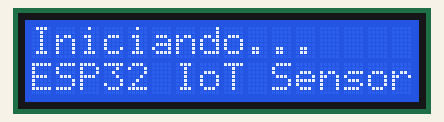
This program was run on a simulated ESP32. On the bench: 16×2 character LCD. WiFi joins after 1.5 s; servers stay silent unless stated; uploads are accepted with an empty reply; what the program prints to the serial monitor is not drawn.

Above: at 2.2 s.
At 5.2 s:
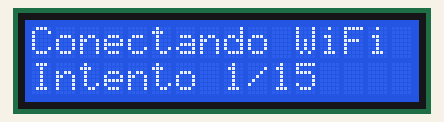
At 6.2 s:
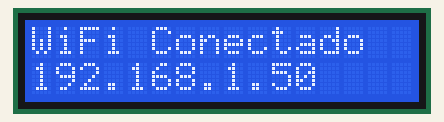
At 9.5 s:
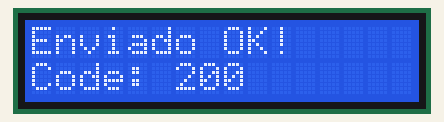
At 22.93 s:
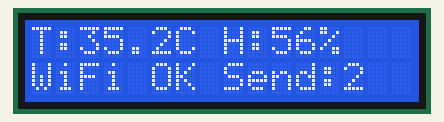
At 38.2 s:
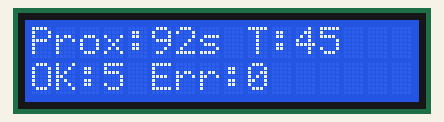

Measured:
- what the display in image 0 shows lasts 2.0 s, from 2.1 s to 4.1 s
- what the display in image 1 shows lasts 1.1 s, from 5.1 s to 6.2 s
- what the display in image 2 shows lasts 3.0 s, from 6.2 s to 9.2 s
- what the display in image 3 shows lasts 1.5 s, from 9.5 s to 11.0 s

The program:

main.cpp
```cpp
#include <WiFi.h>
#include <HTTPClient.h>
#include <DHT.h>
#include <LiquidCrystal_I2C.h>

#define DHTPIN 15
#define DHTTYPE DHT22

DHT dht(DHTPIN, DHTTYPE);
LiquidCrystal_I2C lcd(0x27, 16, 2);

const char* ssid = "Wokwi-GUEST";
const char* password = "";
// IMPORTANTE: Cambiar esta IP por la IP real de tu servidor
const char* serverName = "http://192.168.0.237:5000/iot-data";
const int groupId = 1; // Debe coincidir con un group_id existente en la BD

float simulatedTemperature = 25.0;
float simulatedHumidity = 50.0;
unsigned long lastPeakTime = 0;
const unsigned long peakInterval = 120000; // 2 minutos
bool isRising = true;

// Variables para debugging
unsigned long lastSendTime = 0;
int sendCount = 0;
int successCount = 0;
int errorCount = 0;

void setup() {
    Serial.begin(115200);
    delay(2000); // Dar tiempo para que se inicialice el Serial

    Serial.println("=====================================");
    Serial.println("    INICIANDO SENSOR ESP32");
    Serial.println("=====================================");
    Serial.println("Configuración:");
    Serial.println("- SSID: " + String(ssid));
    Serial.println("- Servidor: " + String(serverName));
    Serial.println("- Group ID: " + String(groupId));
    Serial.println("=====================================");

    lcd.init();
    lcd.backlight();
    lcd.setCursor(0, 0);
    lcd.print("Iniciando...");
    lcd.setCursor(0, 1);
    lcd.print("ESP32 IoT Sensor");
    delay(2000);

    dht.begin();

    // Conexión WiFi con más detalles
    Serial.println("Conectando a WiFi...");
    lcd.clear();
    lcd.setCursor(0, 0);
    lcd.print("Conectando WiFi");

    WiFi.begin(ssid, password);
    int wifiAttempts = 0;
    const int maxWifiAttempts = 15; // Más intentos

    while (WiFi.status() != WL_CONNECTED && wifiAttempts < maxWifiAttempts) {
        delay(1000);
        Serial.print(".");
        lcd.setCursor(0, 1);
        lcd.print("Intento " + String(wifiAttempts + 1) + "/" + String(maxWifiAttempts));
        wifiAttempts++;
    }

    Serial.println();

    if (WiFi.status() == WL_CONNECTED) {
        Serial.println("✓ CONECTADO A WIFI EXITOSAMENTE");
        Serial.println("- IP local: " + WiFi.localIP().toString());
        Serial.println("- RSSI: " + String(WiFi.RSSI()) + " dBm");
        Serial.println("- Gateway: " + WiFi.gatewayIP().toString());

        lcd.clear();
        lcd.setCursor(0, 0);
        lcd.print("WiFi Conectado");
        lcd.setCursor(0, 1);
        lcd.print(WiFi.localIP().toString());
        delay(3000);
    } else {
        Serial.println("✗ ERROR: No se pudo conectar a WiFi");
        Serial.println("- Estado WiFi: " + String(WiFi.status()));

        lcd.clear();
        lcd.setCursor(0, 0);
        lcd.print("Error WiFi");
        lcd.setCursor(0, 1);
        lcd.print("Status:" + String(WiFi.status()));

        while (true) {
            delay(5000);
            Serial.println("Reintentando conexión WiFi...");
            WiFi.begin(ssid, password);
            delay(10000);
            if (WiFi.status() == WL_CONNECTED) {
                Serial.println("✓ Conectado después de reintentar");
                break;
            }
        }
    }

    lastPeakTime = millis();
    Serial.println("=====================================");
    Serial.println("    SETUP COMPLETADO - INICIANDO LOOP");
    Serial.println("=====================================");
}

void loop() {
    unsigned long currentTime = millis();

    // Simulación de datos (tu lógica actual)
    if (currentTime - lastPeakTime >= peakInterval) {
        lastPeakTime = currentTime;
        isRising = true;
        simulatedTemperature = 25.0;
        simulatedHumidity = 50.0;
        Serial.println("--- NUEVO CICLO DE TEMPERATURA ---");
    }

    float progress = (float)(currentTime - lastPeakTime) / peakInterval;

    if (isRising) {
        if (progress < 0.5) {
            simulatedTemperature = 25.0 + (70.0 - 25.0) * (progress * 2);
            simulatedHumidity = 50.0 + (75.0 - 50.0) * (progress * 2);
        } else {
            isRising = false;
        }
    } else {
        float fallProgress = (progress - 0.5) * 2;
        simulatedTemperature = 70.0 - (70.0 - 25.0) * fallProgress;
        simulatedHumidity = 75.0 - (75.0 - 50.0) * fallProgress;
    }

    // Mostrar en LCD
    lcd.clear();
    lcd.setCursor(0, 0);
    lcd.print("T:");
    lcd.print(simulatedTemperature, 1);
    lcd.print("C H:");
    lcd.print(simulatedHumidity, 0);
    lcd.print("%");

    // Segunda línea con estado
    lcd.setCursor(0, 1);
    if (WiFi.status() == WL_CONNECTED) {
        lcd.print("WiFi OK Send:");
        lcd.print(successCount);
    } else {
        lcd.print("WiFi ERROR");
    }

    // Detectar alertas
    bool highTemperature = simulatedTemperature > 70.0;
    bool highHumidity = simulatedHumidity > 70.0;
    String alertMessage = "";
    if (highTemperature) alertMessage += "Alta Temp ";
    if (highHumidity) alertMessage += "Alta Humedad";

    // ENVÍO DE DATOS - Con debugging detallado
    if (WiFi.status() == WL_CONNECTED) {
        Serial.println("--- ENVIANDO DATOS ---");
        Serial.println("Tiempo transcurrido desde último envío: " + String(currentTime - lastSendTime) + " ms");

        HTTPClient http;
        http.begin(serverName);
        http.addHeader("Content-Type", "application/json");
        http.setTimeout(10000); // Timeout de 10 segundos

        String jsonData = "{\"humidity\": " + String(simulatedHumidity, 1) +
                         ",\"temperature\": " + String(simulatedTemperature, 1) +
                         ",\"alert\": \"" + alertMessage + "\"" +
                         ",\"group_id\": " + String(groupId) + "}";

        Serial.println("JSON enviado: " + jsonData);
        Serial.println("URL destino: " + String(serverName));
        Serial.println("Enviando solicitud HTTP POST...");

        sendCount++;
        lastSendTime = currentTime;

        int httpResponseCode = http.POST(jsonData);

        Serial.println("Código de respuesta HTTP: " + String(httpResponseCode));

        if (httpResponseCode > 0) {
            String response = http.getString();
            Serial.println("✓ RESPUESTA EXITOSA:");
            Serial.println("Código: " + String(httpResponseCode));
            Serial.println("Respuesta del servidor: " + response);

            successCount++;

            // Mostrar éxito en LCD
            lcd.clear();
            lcd.setCursor(0, 0);
            lcd.print("Enviado OK!");
            lcd.setCursor(0, 1);
            lcd.print("Code: " + String(httpResponseCode));
            delay(1500);

        } else {
            Serial.println("✗ ERROR EN SOLICITUD HTTP:");
            Serial.println("Código de error: " + String(httpResponseCode));

            String errorMsg = "";
            switch(httpResponseCode) {
                case -1: errorMsg = "Conexión fallida"; break;
                case -2: errorMsg = "Envío fallido"; break;
                case -3: errorMsg = "Conexión perdida"; break;
                case -4: errorMsg = "Sin respuesta"; break;
                case -11: errorMsg = "Timeout"; break;
                default: errorMsg = "Error " + String(httpResponseCode);
            }

            Serial.println("Descripción del error: " + errorMsg);
            Serial.println("URL intentada: " + String(serverName));
            Serial.println("JSON que se intentó enviar: " + jsonData);

            errorCount++;

            // Mostrar error en LCD
            lcd.clear();
            lcd.setCursor(0, 0);
            lcd.print("Error HTTP");
            lcd.setCursor(0, 1);
            lcd.print(errorMsg);
            delay(2000);
        }

        // Estadísticas
        Serial.println("--- ESTADÍSTICAS ---");
        Serial.println("Total envíos: " + String(sendCount));
        Serial.println("Exitosos: " + String(successCount));
        Serial.println("Errores: " + String(errorCount));
        Serial.println("Tasa de éxito: " + String((float)successCount/sendCount*100, 1) + "%");

        http.end();
    } else {
        Serial.println("✗ ERROR: WiFi desconectado - Estado: " + String(WiFi.status()));
        Serial.println("Intentando reconectar...");

        WiFi.begin(ssid, password);
        delay(2000);

        if (WiFi.status() == WL_CONNECTED) {
            Serial.println("✓ WiFi reconectado exitosamente");
        } else {
            Serial.println("✗ Fallo la reconexión WiFi");
        }

        lcd.clear();
        lcd.setCursor(0, 0);
        lcd.print("WiFi Error");
        lcd.setCursor(0, 1);
        lcd.print("Reconectando...");
        delay(1000);
    }

    // Mostrar tiempo hasta próximo pico
    unsigned long timeToNextPeak = peakInterval - (currentTime - lastPeakTime);
    lcd.clear();
    lcd.setCursor(0, 0);
    lcd.print("Prox:");
    lcd.print(timeToNextPeak / 1000);
    lcd.print("s T:");
    lcd.print(simulatedTemperature, 0);
    lcd.setCursor(0, 1);
    lcd.print("OK:");
    lcd.print(successCount);
    lcd.print(" Err:");
    lcd.print(errorCount);

    Serial.println("=====================================");
    delay(5000); // Enviar cada 5 segundos
}
```
